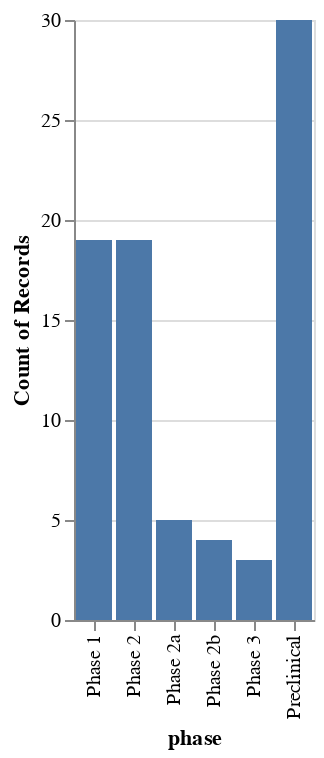

Write notebook code for a chart like this one.
### Code cell
alt.Chart(ftr_atom).mark_bar().encode(
    x='phase',
    y='count()'
)
